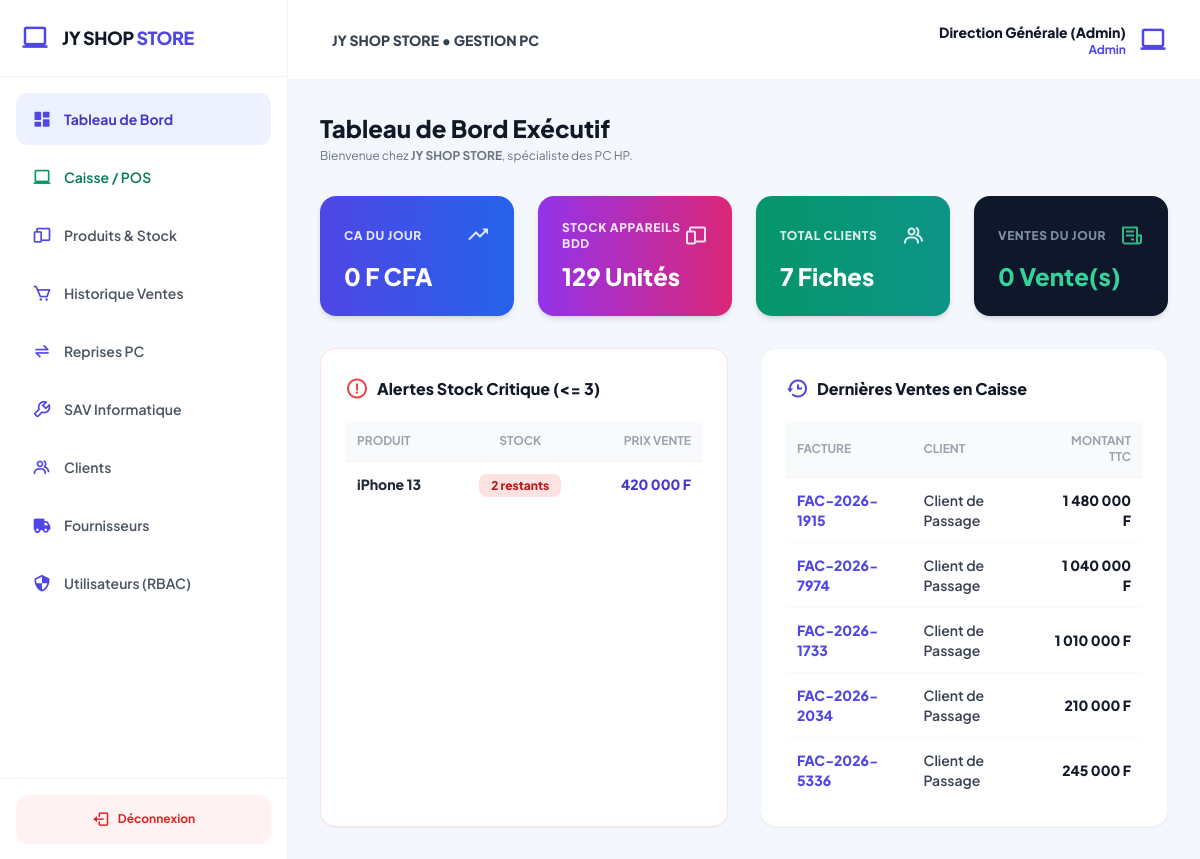
The app's page /dashboard.php (signed in) with its own data.
### tables this page shows
CREATE TABLE IF NOT EXISTS `table_ventes` (
  `id_vente` int NOT NULL AUTO_INCREMENT,
  `code_facture` varchar(50) NOT NULL,
  `id_client` int DEFAULT NULL,
  `id_user` int NOT NULL,
  `total_ht` decimal(12,2) NOT NULL DEFAULT '0.00',
  `remise` decimal(12,2) NOT NULL DEFAULT '0.00',
  `total_ttc` decimal(12,2) NOT NULL,
  `mode_paiement` enum('Espèces','Flooz','T-Money','Carte Bancaire') DEFAULT 'Espèces',
  `date_vente` datetime DEFAULT CURRENT_TIMESTAMP,
  PRIMARY KEY (`id_vente`),
  UNIQUE KEY `code_facture` (`code_facture`),
  KEY `id_client` (`id_client`),
  KEY `id_user` (`id_user`)
);

### dashboard.php (the view, shortened to what this page needs)
<?php
require_once __DIR__ . '/config/connexion.php';
$userSession = $_SESSION['utilisateur'];
try {
    $stmtCA = $pdo->query("SELECT COALESCE(SUM(total_ttc), 0) as ca FROM table_ventes WHERE DATE(date_vente) = CURDATE()");
    $caJour = $stmtCA ? $stmtCA->fetch()['ca'] : 0;
} catch (Exception $e) { $caJour = 0; }
try {
    $stmtStock = $pdo->query("SELECT COALESCE(SUM(COALESCE(quantite_stock, 0)), 0) as total FROM table_produits");
    $totalStock = $stmtStock ? $stmtStock->fetch()['total'] : 0;
} catch (Exception $e) { $totalStock = 0; }
try {
    $stmtClients = $pdo->query("SELECT COUNT(*) as total FROM table_clients");
    $totalClients = $stmtClients ? $stmtClients->fetch()['total'] : 0;
} catch (Exception $e) { $totalClients = 0; }
try {
    $stmtVentes = $pdo->query("SELECT COUNT(*) as total FROM table_ventes WHERE DATE(date_vente) = CURDATE()");
    $totalVentesJour = $stmtVentes ? $stmtVentes->fetch()['total'] : 0;
} catch (Exception $e) { $totalVentesJour = 0; }
try {
    $stmtAlertes = $pdo->query("SELECT COALESCE(nom_produit, modele_exact, 'PC portable') as nom_produit, COALESCE(quantite_stock, 0) as quantite_stock, COALESCE(prix_vente, 0) as prix_vente FROM table_produits WHERE COALESCE(quantite_stock, 0) <= 3 LIMIT 5");
    $alertesStock = $stmtAlertes ? $stmtAlertes->fetchAll() : [];
} catch (Exception $e) { $alertesStock = []; }
try {
    $stmtRecentVentes = $pdo->query("
        SELECT v.code_facture, COALESCE(CONCAT(c.nom, ' ', c.prenom), 'Client de Passage') as client, v.mode_paiement, v.total_ttc, v.date_vente
        FROM table_ventes v
        LEFT JOIN table_clients c ON v.id_client = c.id_client
        ORDER BY v.date_vente DESC LIMIT 5
    ");
    $recentVentes = $stmtRecentVentes ? $stmtRecentVentes->fetchAll() : [];
} catch (Exception $e) { $recentVentes = []; }
?>
<!DOCTYPE html>
<html lang="fr">
<head>
    <script src="https://cdn.tailwindcss.com"></script>
    <link href="https://unpkg.com/boxicons@2.1.4/css/boxicons.min.css" rel="stylesheet">
</head>
<body class="flex h-screen overflow-hidden text-gray-800 text-sm">
    <?php include __DIR__ . '/sidebar.php'; ?>
    <main class="flex-1 flex flex-col h-screen overflow-y-auto w-full min-w-0">
        <header class="h-20 bg-white border-b border-gray-100 flex items-center justify-between px-4 sm:px-8 flex-shrink-0 sticky top-0 z-20">
            <div class="flex items-center space-x-3">
                <h2 class="text-xs sm:text-sm font-extrabold text-gray-700 truncate">JY SHOP STORE • GESTION PC</h2>
            </div>
            <div class="flex items-center space-x-3">
                <div class="text-right">
                    <span class="font-extrabold text-gray-900 block text-xs sm:text-sm truncate"><?php echo htmlspecialchars($userSession['nom']); ?></span>
                    <span class="text-[10px] sm:text-xs text-indigo-600 font-bold block"><?php echo htmlspecialchars($userSession['role']); ?></span>
                </div>
                <i class='bx bx-laptop text-3xl text-indigo-600'></i>
            </div>
        </header>
        <div class="p-4 sm:p-8 space-y-6 sm:space-y-8 flex-1">
            <div class="flex justify-between items-center">
                <div>
                    <h1 class="text-xl sm:text-2xl font-black text-gray-900">Tableau de Bord Exécutif</h1>
                    <p class="text-xs text-gray-500 mt-1">Bienvenue chez <strong>JY SHOP STORE</strong>, spécialiste des PC HP.</p>
                </div>
            </div>
            <div class="grid grid-cols-1 sm:grid-cols-2 lg:grid-cols-4 gap-4 sm:gap-6">
                <div id="kpi-ca-jour" class="bg-gradient-to-r from-indigo-600 to-blue-600 text-white p-5 sm:p-6 rounded-2xl shadow-md space-y-2">
                    <div class="flex justify-between items-center opacity-85">
                        <span class="text-xs font-extrabold uppercase tracking-wider">CA du Jour</span>
                        <i class='bx bx-trending-up text-2xl'></i>
                    </div>
                    <h3 class="text-xl sm:text-2xl font-black"><?php echo number_format($caJour, 0, ',', ' '); ?> F CFA</h3>
                </div>
                <div id="kpi-stock-total" class="bg-gradient-to-r from-purple-600 to-pink-600 text-white p-5 sm:p-6 rounded-2xl shadow-md space-y-2">
                    <div class="flex justify-between items-center opacity-85">
                        <span class="text-xs font-extrabold uppercase tracking-wider">Stock Appareils BDD</span>
                        <i class='bx bx-devices text-2xl'></i>
                    </div>
                    <h3 class="text-xl sm:text-2xl font-black"><?php echo $totalStock; ?> Unités</h3>
                </div>
                <div id="kpi-total-clients" class="bg-gradient-to-r from-emerald-600 to-teal-600 text-white p-5 sm:p-6 rounded-2xl shadow-md space-y-2">
                    <div class="flex justify-between items-center opacity-85">
                        <span class="text-xs font-extrabold uppercase tracking-wider">Total Clients</span>
                        <i class='bx bx-group text-2xl'></i>
                    </div>
                    <h3 class="text-xl sm:text-2xl font-black"><?php echo $totalClients; ?> Fiches</h3>
                </div>
                <div class="bg-slate-900 text-white p-5 sm:p-6 rounded-2xl shadow-md space-y-2">
                    <div class="flex justify-between items-center opacity-85 text-slate-400">
                        <span class="text-xs font-extrabold uppercase tracking-wider">Ventes du jour</span>
                        <i class='bx bx-receipt text-2xl text-emerald-400'></i>
                    </div>
                    <h3 class="text-xl sm:text-2xl font-black text-emerald-400"><?php echo $totalVentesJour; ?> Vente(s)</h3>
                </div>
            </div>
            <div class="grid grid-cols-1 lg:grid-cols-2 gap-6 sm:gap-8">
                <div id="card-alertes-stock" class="bg-white rounded-2xl shadow-sm border border-red-100 p-5 sm:p-6 space-y-4">
                    <h3 class="text-base font-extrabold text-gray-900 flex items-center">
                        <i class='bx bx-error-circle text-red-500 mr-2 text-2xl'></i> Alertes Stock Critique (<= 3)
                    </h3>
                    <div class="overflow-x-auto custom-scrollbar">
                        <table class="w-full text-left text-sm border-collapse min-w-[300px]">
                            <thead>
                                <tr class="bg-gray-50 text-gray-400 uppercase text-xs border-b border-gray-100">
                                    <th class="p-3">Produit</th>
                                    <th class="p-3 text-center">Stock</th>
                                    <th class="p-3 text-right">Prix Vente</th>
                                </tr>
                            </thead>
                            <tbody class="divide-y divide-gray-50">
                                <?php foreach ($alertesStock as $a): ?>
                                    <tr class="hover:bg-gray-50/50 transition">
                                        <td class="p-3 font-extrabold text-gray-800"><?php echo htmlspecialchars($a['nom_produit']); ?></td>
                                        <td class="p-3 text-center">
                                            <span class="px-3 py-1 bg-red-100 text-red-700 font-extrabold rounded-lg text-xs">
                                                <?php echo $a['quantite_stock']; ?> restants
                                            </span>
                                        </td>
                                        <td class="p-3 text-right font-black text-indigo-700"><?php echo number_format($a['prix_vente'], 0, ',', ' '); ?> F</td>
                                    </tr>
                                <?php endforeach; ?>
                            </tbody>
                        </table>
                    </div>
                </div>
                <div class="bg-white rounded-2xl shadow-sm border border-gray-100 p-5 sm:p-6 space-y-4">
                    <h3 class="text-base font-extrabold text-gray-900 flex items-center">
                        <i class='bx bx-history text-indigo-600 mr-2 text-2xl'></i> Dernières Ventes en Caisse
                    </h3>
                    <div class="overflow-x-auto custom-scrollbar">
                        <table class="w-full text-left text-sm border-collapse min-w-[300px]">
                            <thead>
                                <tr class="bg-gray-50 text-gray-400 uppercase text-xs border-b border-gray-100">
                                    <th class="p-3">Facture</th>
                                    <th class="p-3">Client</th>
                                    <th class="p-3 text-right">Montant TTC</th>
                                </tr>
                            </thead>
                            <tbody class="divide-y divide-gray-50">
                                <?php foreach ($recentVentes as $v): ?>
                                    <tr class="hover:bg-gray-50/50 transition">
                                        <td class="p-3 font-extrabold text-indigo-600"><?php echo htmlspecialchars($v['code_facture']); ?></td>
                                        <td class="p-3 text-gray-700 font-semibold"><?php echo htmlspecialchars($v['client']); ?></td>
                                        <td class="p-3 text-right font-black text-gray-900"><?php echo number_format($v['total_ttc'], 0, ',', ' '); ?> F</td>
                                    </tr>
                                <?php endforeach; ?>
                            </tbody>
                        </table>
                    </div>
                </div>
            </div>
        </div>
    </main>
</body>
</html>

### dashboard.php (style rules this page uses)
body { background-color: #f4f7fe; font-family: 'Plus Jakarta Sans', sans-serif; }

### records on screen
table_ventes: code_facture "FAC-2026-1915", client "Client de Passage", total_ttc "1 480 000"
table_ventes: code_facture "FAC-2026-7974", client "Client de Passage", total_ttc "1 040 000"
table_ventes: code_facture "FAC-2026-1733", client "Client de Passage", total_ttc "1 010 000"
table_ventes: code_facture "FAC-2026-2034", client "Client de Passage", total_ttc "210 000"
table_ventes: code_facture "FAC-2026-5336", client "Client de Passage", total_ttc "245 000"

### other values on screen
$userSession['nom'] "Direction Générale (Admin)"
$userSession['role'] "Admin"
$caJour "0"
$totalStock "129"
$totalClients "7"
$totalVentesJour "0"
$a['nom_produit'] "iPhone 13"
$a['quantite_stock'] "2"
$a['prix_vente'] "420 000"
